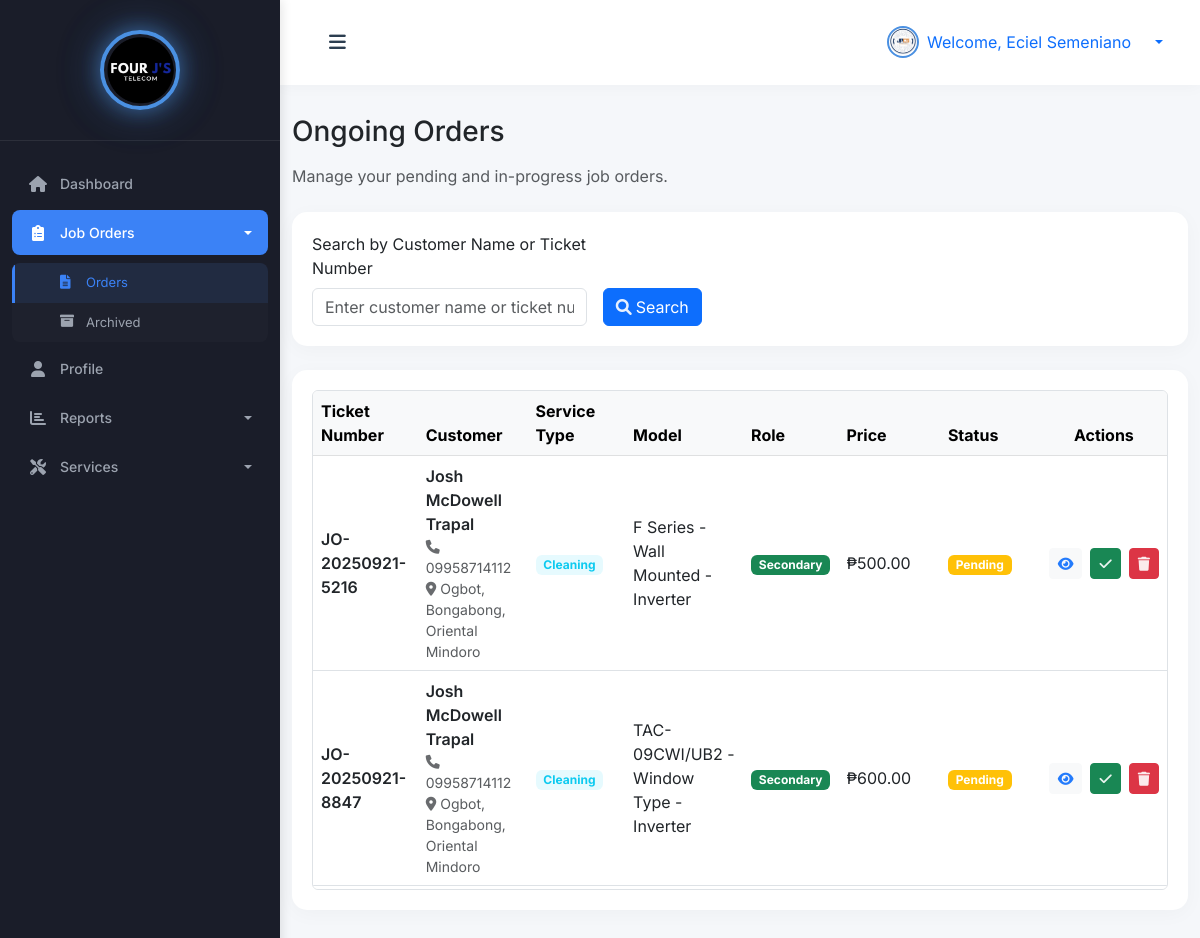
The app's page /technician/orders.php (signed in) with its own data.
### tables this page shows
CREATE TABLE `technicians` (
  `id` int(11) NOT NULL,
  `username` varchar(50) NOT NULL,
  `password` varchar(255) NOT NULL,
  `name` varchar(100) NOT NULL,
  `email` varchar(100) DEFAULT NULL,
  `phone` varchar(20) NOT NULL,
  `profile_picture` varchar(255) DEFAULT NULL,
  `created_at` timestamp NOT NULL DEFAULT current_timestamp(),
  `updated_at` timestamp NOT NULL DEFAULT current_timestamp() ON UPDATE current_timestamp()
);

CREATE TABLE `job_orders` (
  `id` int(11) NOT NULL,
  `job_order_number` varchar(20) NOT NULL,
  `customer_name` varchar(100) NOT NULL,
  `customer_address` text NOT NULL,
  `customer_phone` varchar(20) NOT NULL,
  `customer_email` varchar(255) DEFAULT NULL,
  `service_type` enum('installation','repair','survey','cleaning') NOT NULL,
  `aircon_model_id` int(11) DEFAULT NULL,
  `assigned_technician_id` int(11) DEFAULT NULL,
  `secondary_technician_id` int(11) DEFAULT NULL,
  `status` enum('pending','in_progress','completed','cancelled') DEFAULT 'pending',
  `price` decimal(10,2) DEFAULT NULL,
  `base_price` decimal(10,2) NOT NULL DEFAULT 0.00,
  `created_by` int(11) DEFAULT NULL,
  `due_date` date DEFAULT NULL,
  `completed_at` timestamp NULL DEFAULT NULL,
  `created_at` timestamp NOT NULL DEFAULT current_timestamp(),
  `updated_at` timestamp NOT NULL DEFAULT current_timestamp() ON UPDATE current_timestamp(),
  `customer_id` int(11) DEFAULT NULL,
  `additional_fee` decimal(10,2) DEFAULT 0.00,
  `discount` decimal(10,2) DEFAULT 0.00,
  `part_id` int(11) DEFAULT NULL,
  `cleaning_service_id` int(11) DEFAULT NULL,
  `aircon_hp_id` int(11) DEFAULT NULL
);

### technician/orders.php (the view, shortened to what this page needs)
<?php
try {
    $pdo = new PDO("mysql:host=" . DB_HOST . ";dbname=" . DB_NAME, DB_USER, DB_PASS);
    $pdo->setAttribute(PDO::ATTR_ERRMODE, PDO::ERRMODE_EXCEPTION);
    $stmt = $pdo->prepare("SELECT * FROM technicians WHERE id = ?");
    $stmt->execute([$_SESSION['user_id']]);
    $technician = $stmt->fetch(PDO::FETCH_ASSOC);
    $search_customer = isset($_GET['search_customer']) ? trim($_GET['search_customer']) : '';
    $sql = "
        SELECT
            jo.*,
            CASE
                WHEN jo.service_type = 'repair' THEN COALESCE(ap.part_name, 'Not Specified')
                ELSE COALESCE(am.model_name, 'Not Specified')
            END as model_name,
            t1.name as primary_technician_name,
            t2.name as secondary_technician_name,
            CASE
                WHEN jo.assigned_technician_id = ? THEN 'primary'
                WHEN jo.secondary_technician_id = ? THEN 'secondary'
            END as technician_role
        FROM job_orders jo
        LEFT JOIN aircon_models am ON jo.aircon_model_id = am.id
        LEFT JOIN ac_parts ap ON jo.part_id = ap.id AND jo.service_type = 'repair'
        LEFT JOIN technicians t1 ON jo.assigned_technician_id = t1.id
        LEFT JOIN technicians t2 ON jo.secondary_technician_id = t2.id
        WHERE (jo.assigned_technician_id = ? OR jo.secondary_technician_id = ?)
        AND jo.status IN ('pending', 'in_progress')
        AND jo.status != 'cancelled'";
    $params = [$_SESSION['user_id'], $_SESSION['user_id'], $_SESSION['user_id'], $_SESSION['user_id']];
    $sql .= " ORDER BY
            CASE
                WHEN jo.status = 'pending' THEN 1
                WHEN jo.status = 'in_progress' THEN 2
            END,
            jo.created_at DESC";
    $stmt = $pdo->prepare($sql);
    $stmt->execute($params);
    $orders = $stmt->fetchAll(PDO::FETCH_ASSOC);
} catch (PDOException $e) {
    $_SESSION['error'] = "Database error: " . $e->getMessage();
}
require_once 'includes/header.php';
?>
<body>
    <div class="wrapper">
        <?php
        require_once 'includes/sidebar.php';
        ?>
        <div id="content">
            <nav class="navbar navbar-expand-lg navbar-light bg-white">
                <div class="container-fluid">
                    <button type="button" id="sidebarCollapse" class="btn">
                        <i class="fas fa-bars"></i>
                    </button>
                    <div class="ms-auto d-flex align-items-center">
                        <div class="dropdown">
                            <a class="d-flex align-items-center text-decoration-none dropdown-toggle" href="#" id="userDropdown" role="button" data-bs-toggle="dropdown">
                                <img src="<?= !empty($technician['profile_picture']) ? '../' . htmlspecialchars($technician['profile_picture']) : 'https://ui-avatars.com/api/?name=' . urlencode($technician['name'] ?: 'Technician') . '&background=1a237e&color=fff' ?>"
                                     alt="Technician"
                                     class="rounded-circle me-2"
                                     width="32"
                                     height="32"
                                     style="object-fit: cover; border: 2px solid #4A90E2;">
                                <span class="me-3">Welcome, <?= htmlspecialchars($technician['name'] ?: 'Technician') ?></span>
                            </a>
                        </div>
                    </div>
                </div>
            </nav>
            <div class="container mt-4">
                <h3 class="mb-3">Ongoing Orders</h3>
                <p class="text-muted mb-4">Manage your pending and in-progress job orders.</p>
                <div class="card mb-4">
                    <div class="card-body">
                        <form method="GET" class="row g-3">
                            <div class="col-md-4">
                                <label for="search_customer" class="form-label">Search by Customer Name or Ticket Number</label>
                                <input type="text" class="form-control" id="search_customer" name="search_customer"
                                       value="<?= htmlspecialchars($search_customer) ?>" placeholder="Enter customer name or ticket number...">
                            </div>
                            <div class="col-md-8 d-flex align-items-end">
                                <button type="submit" class="btn btn-primary me-2">
                                    <i class="fas fa-search me-1"></i>Search
                                </button>
                            </div>
                        </form>
                    </div>
                </div>
                <div class="card mb-4">
                    <div class="card-body">
                        <?php if (empty($orders)): ?>
                            <p class="text-muted">No ongoing orders found.</p>
                        <?php else: ?>
                            <div class="table-wrapper" style="max-height: 500px; overflow-y: auto; border: 1px solid #dee2e6; border-radius: 0.375rem;">
                                <div class="table-responsive">
                                    <table class="table table-hover align-middle mb-0">
                                <thead class="table-light">
                                    <tr>
                                        <th>Ticket Number</th>
                                        <th>Customer</th>
                                        <th>Service Type</th>
                                        <th>Model</th>
                                        <th>Role</th>
                                        <th>Price</th>
                                        <th>Status</th>
                                        <th class="text-center">Actions</th>
                                    </tr>
                                    </thead>
                                    <tbody>
                                        <?php foreach ($orders as $order): ?>
                                            <tr>
                                            <td>
                                            <span class="fw-semibold"><?= htmlspecialchars($order['job_order_number']) ?></span>
                                        </td>
                                                <td>
                                                    <div class="fw-semibold"><?= htmlspecialchars($order['customer_name']) ?></div>
                                                    <div class="small text-muted">
                                                        <i class="fas fa-phone me-1"></i><?= htmlspecialchars($order['customer_phone']) ?><br>
                                                        <i class="fas fa-map-marker-alt me-1"></i><?= htmlspecialchars($order['customer_address']) ?>
                                                    </div>
                                                </td>
                                                <td>
                                            <span class="badge bg-info bg-opacity-10 text-info">
                                                <?= ucfirst(htmlspecialchars($order['service_type'])) ?>
                                            </span>
                                        </td>
                                                <td><?= htmlspecialchars($order['model_name']) ?></td>
                                                <td>
                                                    <span class="badge bg-<?= $order['technician_role'] === 'primary' ? 'primary' : 'success' ?>">
                                                        <?= ucfirst($order['technician_role']) ?>
                                                    </span>
                                                </td>
                                                <td>₱<?= number_format($order['price'], 2) ?></td>
                                                <td>
                                                    <span class="badge bg-<?= $order['status'] === 'pending' ? 'warning' : 'info' ?>">
                                                        <?= ucfirst($order['status']) ?>
                                                    </span>
                                                </td>
                                                <td>
                                                    <div class="d-flex justify-content-center gap-2">
                                                        <button
                                                            class="btn btn-sm btn-light view-order-btn"
                                                            data-bs-toggle="modal"
                                                            data-bs-target="#viewOrderModal"
                                                            data-order-id="<?= $order['id'] ?>"
                                                            title="View Details">
                                                            <i class="fas fa-eye text-primary"></i>
                                                        </button>
                                                        <?php if ($order['status'] === 'pending'): ?>
                                                            <a href="update-status.php?id=<?= $order['id'] ?>&status=in_progress"
                                                               class="btn btn-sm btn-success"
                                                               data-bs-toggle="tooltip"
                                                               title="Start Work">
                                                                <i class="fas fa-check"></i>
                                                            </a>
                                                            <a href="update-status.php?id=<?= $order['id'] ?>&status=cancelled"
                                                               class="btn btn-sm btn-danger"
                                                               data-bs-toggle="tooltip"
                                                               title="Cancel Order"
                                                               onclick="return confirm('Are you sure you want to cancel this order?');">
                                                                <i class="fas fa-trash"></i>
                                                            </a>
                                                        <?php endif; ?>
                                                    </div>
                                                </td>
                                            </tr>
                                        <?php endforeach; ?>
                                    </tbody>
                                    </table>
                                </div>
                            </div>
                        <?php endif; ?>
                    </div>
                </div>
            </div>
        </div>
    </div>
</body>
</html>

### css/style.css (style rules this page uses)
:root { --primary-blue: #4A90E2; --secondary-blue: #5C9CE6; --light-blue: #E8F1FC; --hover-blue: #357ABD; --text-blue: #2C3E50; --success: #2ECC71; --warning: #F1C40F; --danger: #E74C3C; --info: #3498DB; --pastel-purple: #B39DDB; --pastel-pink: #F8BBD0; --pastel-green: #A5D6A7; --pastel-orange: #FFCC80; --card-1: #4A90E2; --card-2: #2ECC71; --card-3: #F1C40F; --card-4: #E74C3C; --sidebar-bg: #2C3E50; --sidebar-header: #1A252F; --sidebar-hover: #34495E; --sidebar-active: #3498DB; }
body { font-family: 'Inter', -apple-system, BlinkMacSystemFont, 'Segoe UI', Roboto, sans-serif; background: #F5F7FA; }
.dropdown-toggle::after { margin-left: 8px; }
.wrapper { display: flex; width: 100%; align-items: stretch; }
#content { margin-left: 280px; min-height: 100vh; transition: all 0.3s ease; background: #F5F7FA; padding: 0; width: calc(100% - 280px); }
@media (min-width: 769px) { #content { margin-left: 280px; width: calc(100% - 280px); } }
@media (min-width: 769px) { #sidebarCollapse { display: block !important; } }
.card { border-radius: 15px; box-shadow: 0 4px 20px rgba(0, 0, 0, 0.03); margin-bottom: 25px; border: none; transition: transform 0.3s ease, box-shadow 0.3s ease; }
.card-body { padding: 1.75rem; }
.card i { opacity: 0.9; transition: transform 0.3s ease; }
.navbar { padding: 20px 25px; background: #fff; border: none; border-radius: 0; margin-bottom: 30px; box-shadow: 0 2px 15px rgba(0, 0, 0, 0.03); }
#sidebarCollapse { background: transparent; border: none; color: var(--text-blue); font-size: 1.2rem; padding: 8px 12px; border-radius: 8px; transition: all 0.3s; }

### technician/includes/header.php (style rules this page uses)
.card { height: 100%; margin-bottom: 1rem; }
.card-body { padding: 1.25rem; }
#userDropdown { transition: all 0.2s ease; }
#userDropdown img { border: 2px solid #4A90E2; transition: all 0.2s ease; }

### records on screen
technicians: profile_picture (picture), name "Eciel Semeniano"
job_orders: job_order_number "JO-20250921-5216", customer_name "Josh McDowell Trapal", customer_phone "09958714112", customer_address "Ogbot, Bongabong, Oriental Mindoro", service_type "Cleaning", model_name "F Series - Wall Mounted - Inverter", technician_role "Secondary", price "500.00", status "Pending"
job_orders: job_order_number "JO-20250921-8847", customer_name "Josh McDowell Trapal", customer_phone "09958714112", customer_address "Ogbot, Bongabong, Oriental Mindoro", service_type "Cleaning", model_name "TAC-09CWI/UB2 - Window Type - Inverter", technician_role "Secondary", price "600.00", status "Pending"
